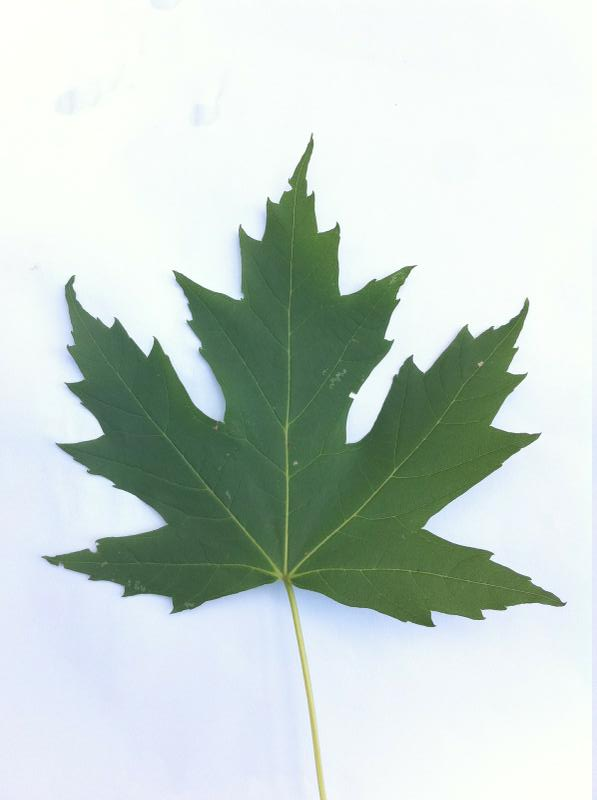
#> input picture images/training/acer/13001158000931.jpg, 597 x 800 px, given as the content of the folder images/training/acer/13001158000931.jpg, which was not available
$ python recognize.py --training images/training/acer/13001158000931.jpg --testing images/training/acer/13001158004362.jpg   (Python 2 division)
#> lines starting #> are read from the running program, lines starting #| are printed output that depends on the picture; pictures that were not available may be replaced by others from this repository, and a replacement may not be noted
### pyimagesearch/localbinarypatterns.py
# import the necessary packages
from skimage import feature
import numpy as np

class LocalBinaryPatterns:
	def __init__(self, numPoints, radius):
		# store the number of points and radius
		self.numPoints = numPoints
		self.radius = radius

	def describe(self, image, eps=1e-7):
		# compute the Local Binary Pattern representation
		# of the image, and then use the LBP representation
		# to build the histogram of patterns
		lbp = feature.local_binary_pattern(image, self.numPoints,
			self.radius, method="uniform")
		(hist, _) = np.histogram(lbp.ravel(),
			bins=np.arange(0, self.numPoints + 3),
			range=(0, self.numPoints + 2))

		# normalize the histogram
		hist = hist.astype("float")
		hist /= (hist.sum() + eps)

		# return the histogram of Local Binary Patterns
		return hist

### recognize.py
# USAGE
# python recognize.py --training images/training --testing images/testing

# import the necessary packages
from pyimagesearch.localbinarypatterns import LocalBinaryPatterns
from sklearn.svm import LinearSVC
from imutils import paths
import argparse
import cv2

# construct the argument parse and parse the arguments
ap = argparse.ArgumentParser()
ap.add_argument("-t", "--training", required=True,
    help="path to the training images")
ap.add_argument("-e", "--testing", required=True,
    help="path to the tesitng images")
args = vars(ap.parse_args())

# initialize the local binary patterns descriptor along with
# the data and label lists
desc = LocalBinaryPatterns(24, 8)
data = []
labels = []

# loop over the training images
for imagePath in paths.list_images(args["training"]):
    # load the image, convert it to grayscale, and describe it
    image = cv2.imread(imagePath)
#> image is the input picture: shape (800, 597, 3); mean B, G, R 204.8, 210.7, 198
    gray = cv2.cvtColor(image, cv2.COLOR_BGR2GRAY)
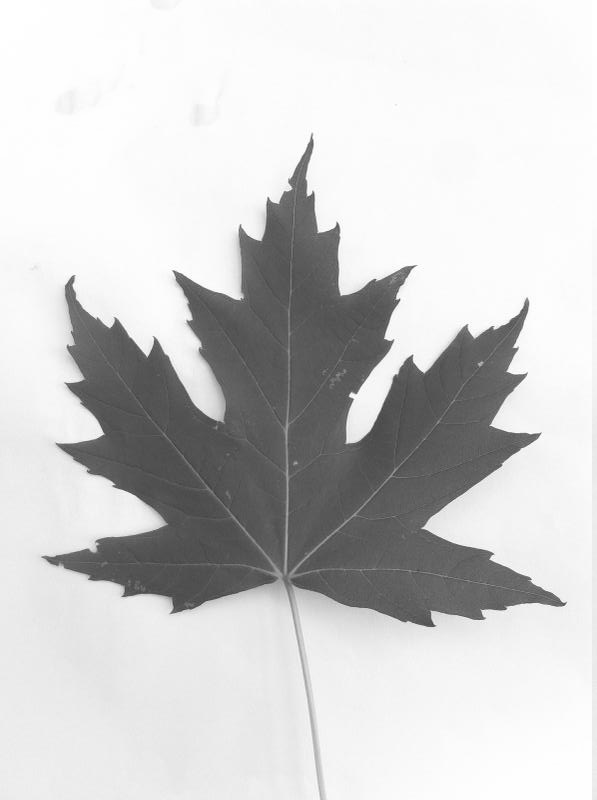
#> gray: shape (800, 597); min 57, max 255, mean 206.3
    hist = desc.describe(gray)
#> in describe, `lbp = feature.local_binary_pattern(image, self.numPoints, self.radius,..`:
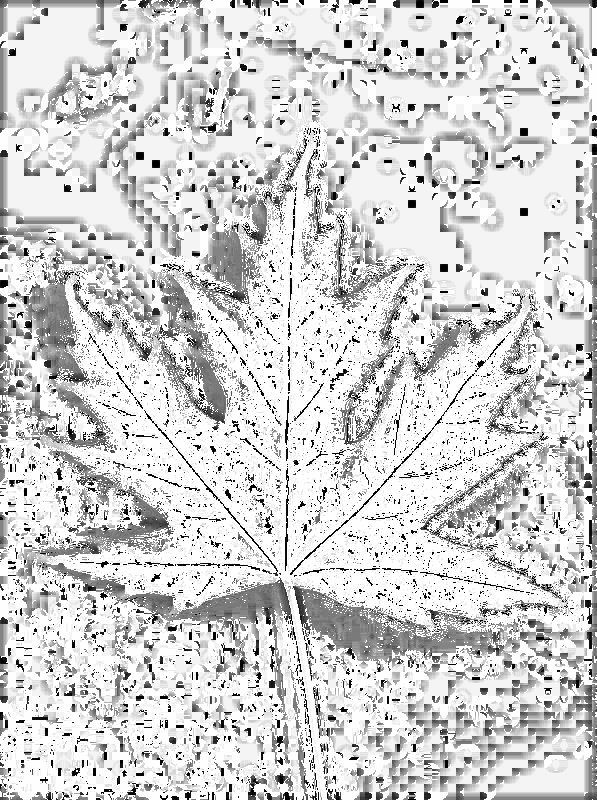
#> lbp: shape (800, 597) float64; min 0, max 25, mean 20.5; drawn with min black and max white
#> in describe, `(hist, _) = np.histogram(lbp.ravel(), bins=np.arange(0, self.numPoints..`: hist = 26 values, max 195550 at index 25, min 1926 at index 3, mean 18369.2
#> in describe, `hist /= (hist.sum() + eps)`: hist = 26 values, max 0.409 at index 25, min 0.00403 at index 3, mean 0.0385

    # extract the label from the image path, then update the
    # label and data lists
    labels.append(imagePath.split("/")[-2])
    data.append(hist)

# train a Linear SVM on the data
model = LinearSVC(C=100.0, random_state=42)
#> (the run stopped early here; a loop or call above may not have finished)

$ run again, on images/training/populus/13291683662437.jpg
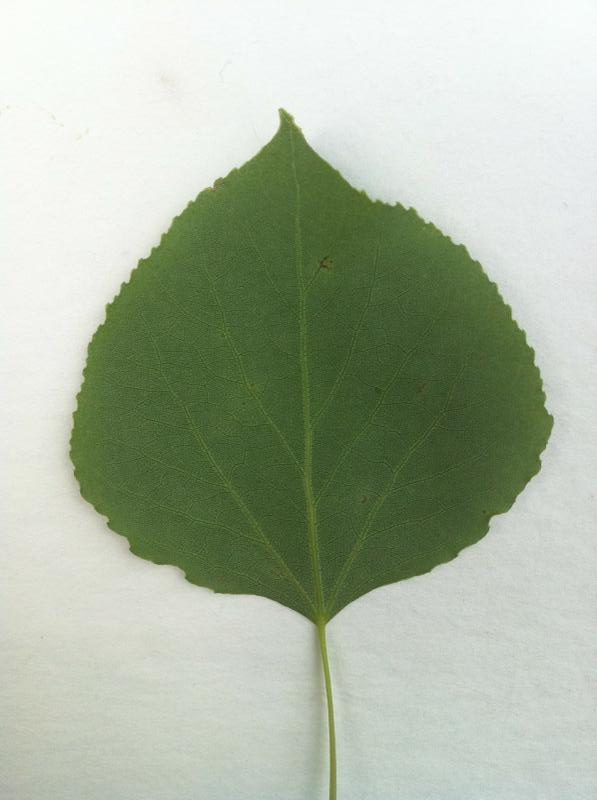
#> input picture images/training/populus/13291683662437.jpg, 597 x 800 px, given as the content of the folder images/training/populus/13291683662437.jpg, which was not available
#> image is the input picture: shape (800, 597, 3); mean B, G, R 161.7, 181.6, 170.7
#> `gray = cv2.cvtColor(image, cv2.COLOR_BGR2GRAY)`:
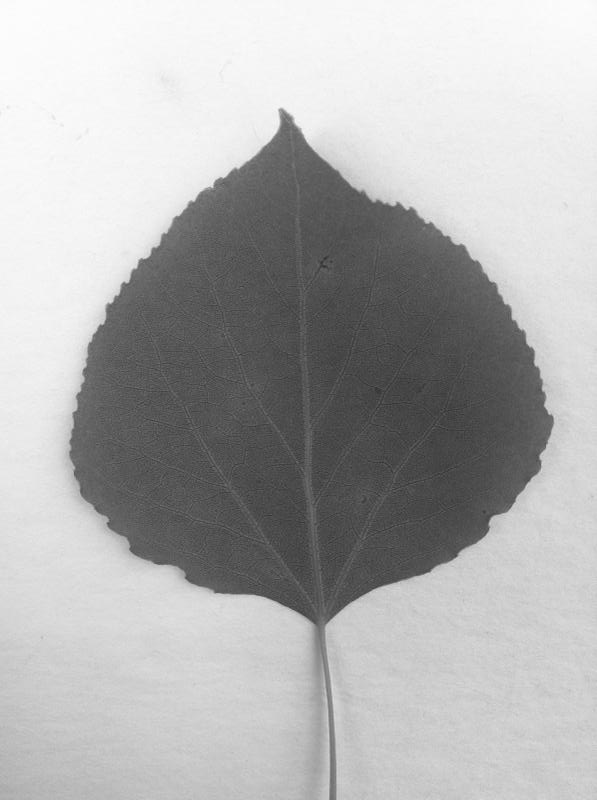
#> gray: shape (800, 597); min 48, max 253, mean 176.1
#> in describe, `lbp = feature.local_binary_pattern(image, self.numPoints, self.radius,..`:
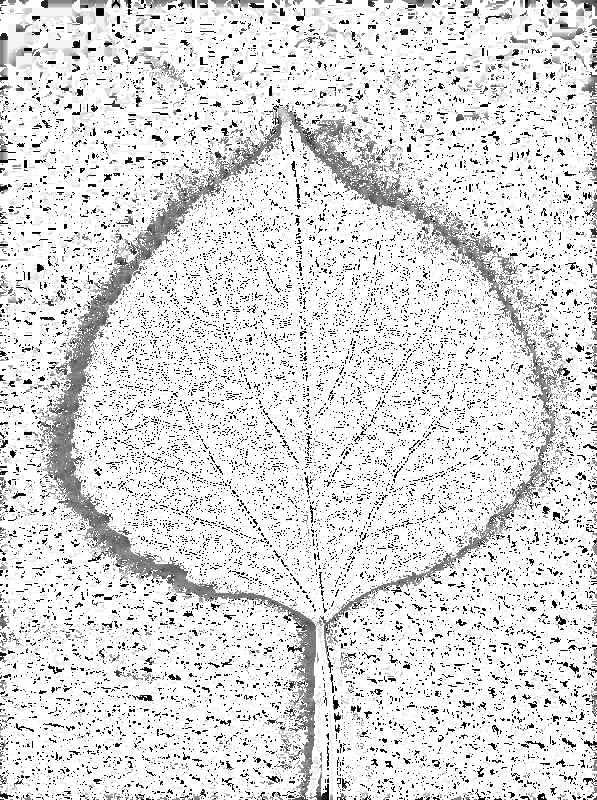
#> lbp: shape (800, 597) float64; min 0, max 25, mean 21.7; drawn with min black and max white
#> in describe, `(hist, _) = np.histogram(lbp.ravel(), bins=np.arange(0, self.numPoints..`: hist = 26 values, max 342115 at index 25, min 1004 at index 6, mean 18369.2
#> in describe, `hist /= (hist.sum() + eps)`: hist = 26 values, max 0.716 at index 25, min 0.0021 at index 6, mean 0.0385
